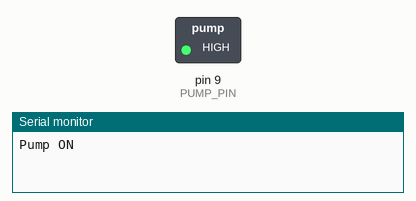
Simulated run of this sketch. Board: Arduino Uno, built with avr-gcc and run on an emulated ATmega328P. Shown: switched loads named in the sketch (green lamp = pin HIGH), the last lines printed to the serial monitor.

Above: at 1.5 s.
At 16.5 s:
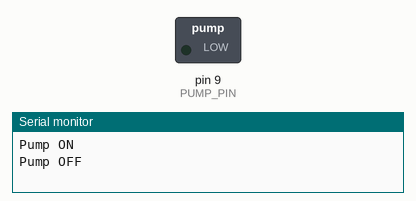
Timing chart, 0 to 39.0 s (numbered marks = the images above):
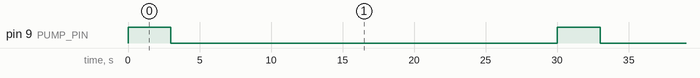

The sketch:

example.ino
```cpp
// Controls the pump via a MOSFET/transistor on digital pin D9, turning the pump on for 3 seconds and off for 27 seconds in a repeating 30-second cycle while printing state to Serial.
//
// Buy this module: https://shillehtek.com/products/mini-submersible-water-pump-3-5v-arduino-raspberry
// Full manual: https://shillehtek.com/blogs/shillehtek-product-manuals/mini-submersible-water-pump-3-5v-arduino-raspberry-manual
// More examples: https://github.com/shillehbean/shillehtek-examples
//

// Mini pump on a MOSFET/transistor, control pin D9.
// Runs the pump 3 s every 30 s - adjust for your plant.

const int PUMP_PIN = 9;

void setup() {
  pinMode(PUMP_PIN, OUTPUT);
  Serial.begin(9600);
}

void loop() {
  Serial.println("Pump ON");
  digitalWrite(PUMP_PIN, HIGH);
  delay(3000);                    // pump for 3 seconds

  Serial.println("Pump OFF");
  digitalWrite(PUMP_PIN, LOW);
  delay(27000);                   // wait 27 seconds
}
```

Measured:
- by itself, pin 9 (PUMP_PIN): alternates HIGH for 3.0 s and LOW for 27.0 s
